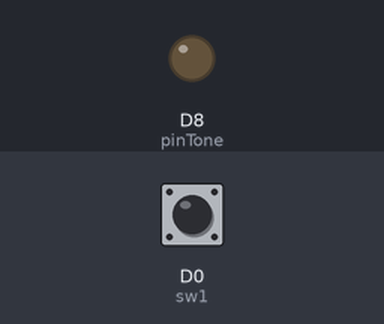
Bench run of a sketch on a simulated ESP8266 (NodeMCU). On the bench: output pins drawn as LEDs (lit = HIGH). The inputs (shaded band) are chosen by the test bench; at power-on: D0 (sw1) LOW. Pins used as bus, display or sensor lines are not drawn.

Above: at 0.0 s.
At 2.2 s:
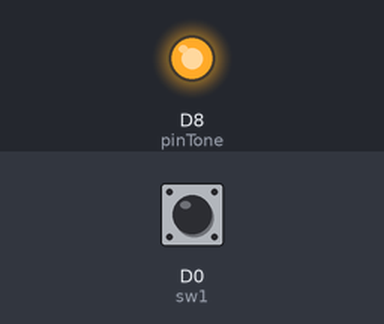
2.3 s: D0 (sw1) pulled HIGH for 0.85 s
Timing chart, 0 to 5.3 s (numbered marks = the images above; inputs shaded):
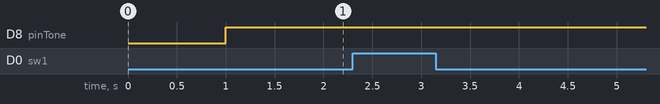

The sketch:

AWiFi_Tone.ino
```cpp
int pinTone = D8;
#define sw1 D0
bool sw1_state = false;
void setup()
{
  pinMode(sw1, INPUT);

  //  analogWrite(pinTone, 255);
  delay(1000);
}
void loop()
{
  sw1_state = not(digitalRead(sw1));
  if (sw1_state) {
    analogWrite(pinTone, 255);
    analogWriteFreq(600);
    delay(500);
    analogWriteFreq(587);
    delay(200);
  } else {
    noTone(pinTone);

  }

}
```
